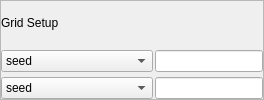
               <widget class="QFrame" name="plotting_frame">
                <property name="frameShape">
                 <enum>QFrame::StyledPanel</enum>
                </property>
                <property name="frameShadow">
                 <enum>QFrame::Raised</enum>
                </property>
                <layout class="QGridLayout" name="gridLayout_3">
                 <property name="leftMargin">
                  <number>0</number>
                 </property>
                 <property name="topMargin">
                  <number>0</number>
                 </property>
                 <property name="rightMargin">
                  <number>0</number>
                 </property>
                 <property name="bottomMargin">
                  <number>0</number>
                 </property>
                 <property name="horizontalSpacing">
                  <number>2</number>
                 </property>
                 <property name="verticalSpacing">
                  <number>5</number>
                 </property>
                 <item row="1" column="0">
                  <widget class="QLabel" name="label_71">
                   <property name="text">
                    <string>Grid Setup</string>
                   </property>
                  </widget>
                 </item>
                 <item row="3" column="0">
                  <widget class="QComboBox" name="plotY">
                   <item>
                    <property name="text">
                     <string>seed</string>
                    </property>
                   </item>
                   <item>
                    <property name="text">
                     <string>sampler</string>
                    </property>
                   </item>
                   <item>
                    <property name="text">
                     <string>steps</string>
                    </property>
                   </item>
                   <item>
                    <property name="text">
                     <string>scale</string>
                    </property>
                   </item>
                   <item>
                    <property name="text">
                     <string>ddim_eta</string>
                    </property>
                   </item>
                   <item>
                    <property name="text">
                     <string>strength</string>
                    </property>
                   </item>
                   <item>
                    <property name="text">
                     <string>mean_scale</string>
                    </property>
                   </item>
                   <item>
                    <property name="text">
                     <string>var_scale</string>
                    </property>
                   </item>
                   <item>
                    <property name="text">
                     <string>exposure_scale</string>
                    </property>
                   </item>
                   <item>
                    <property name="text">
                     <string>exposure_target</string>
                    </property>
                   </item>
                   <item>
                    <property name="text">
                     <string>colormatch_scale</string>
                    </property>
                   </item>
                   <item>
                    <property name="text">
                     <string>colormatch_image</string>
                    </property>
                   </item>
                   <item>
                    <property name="text">
                     <string>colormatch_n_colors</string>
                    </property>
                   </item>
                   <item>
                    <property name="text">
                     <string>ignore_sat_weight</string>
                    </property>
                   </item>
                   <item>
                    <property name="text">
                     <string>clip_scale</string>
                    </property>
                   </item>
                   <item>
                    <property name="text">
                     <string>aesthetics_scale</string>
                    </property>
                   </item>
                   <item>
                    <property name="text">
                     <string>cutn</string>
                    </property>
                   </item>
                   <item>
                    <property name="text">
                     <string>cut_pow</string>
                    </property>
                   </item>
                   <item>
                    <property name="text">
                     <string>init_mse_scale</string>
                    </property>
                   </item>
                   <item>
                    <property name="text">
                     <string>init_mse_image</string>
                    </property>
                   </item>
                   <item>
                    <property name="text">
                     <string>blue_scale</string>
                    </property>
                   </item>
                   <item>
                    <property name="text">
                     <string>gradient_wrt</string>
                    </property>
                   </item>
                   <item>
                    <property name="text">
                     <string>gradient_add_to</string>
                    </property>
                   </item>
                   <item>
                    <property name="text">
                     <string>decode_method</string>
                    </property>
                   </item>
                   <item>
                    <property name="text">
                     <string>grad_threshold_type</string>
                    </property>
                   </item>
                   <item>
                    <property name="text">
                     <string>clamp_grad_threshold</string>
                    </property>
                   </item>
                   <item>
                    <property name="text">
                     <string>clamp_start</string>
                    </property>
                   </item>
                   <item>
                    <property name="text">
                     <string>clamp_stop</string>
                    </property>
                   </item>
                   <item>
                    <property name="text">
                     <string>grad_inject_timing</string>
                    </property>
                   </item>
                   <item>
                    <property name="text">
                     <string>T</string>
                    </property>
                   </item>
                   <item>
                    <property name="text">
                     <string>lr</string>
                    </property>
                   </item>
                  </widget>
                 </item>
                 <item row="2" column="0">
                  <widget class="QComboBox" name="plotX">
                   <item>
                    <property name="text">
                     <string>seed</string>
                    </property>
                   </item>
                   <item>
                    <property name="text">
                     <string>sampler</string>
                    </property>
                   </item>
                   <item>
                    <property name="text">
                     <string>steps</string>
                    </property>
                   </item>
                   <item>
                    <property name="text">
                     <string>scale</string>
                    </property>
                   </item>
                   <item>
                    <property name="text">
                     <string>ddim_eta</string>
                    </property>
                   </item>
                   <item>
                    <property name="text">
                     <string>strength</string>
                    </property>
                   </item>
                   <item>
                    <property name="text">
                     <string>mean_scale</string>
                    </property>
                   </item>
                   <item>
                    <property name="text">
                     <string>var_scale</string>
                    </property>
                   </item>
                   <item>
                    <property name="text">
                     <string>exposure_scale</string>
                    </property>
                   </item>
                   <item>
                    <property name="text">
                     <string>exposure_target</string>
                    </property>
                   </item>
                   <item>
                    <property name="text">
                     <string>colormatch_scale</string>
                    </property>
                   </item>
                   <item>
                    <property name="text">
                     <string>colormatch_image</string>
                    </property>
                   </item>
                   <item>
                    <property name="text">
                     <string>colormatch_n_colors</string>
                    </property>
                   </item>
                   <item>
                    <property name="text">
                     <string>ignore_sat_weight</string>
                    </property>
                   </item>
                   <item>
                    <property name="text">
                     <string>clip_scale</string>
                    </property>
                   </item>
                   <item>
                    <property name="text">
                     <string>aesthetics_scale</string>
                    </property>
                   </item>
                   <item>
                    <property name="text">
                     <string>cutn</string>
                    </property>
                   </item>
                   <item>
                    <property name="text">
                     <string>cut_pow</string>
                    </property>
                   </item>
                   <item>
                    <property name="text">
                     <string>init_mse_scale</string>
                    </property>
                   </item>
                   <item>
                    <property name="text">
                     <string>init_mse_image</string>
                    </property>
                   </item>
                   <item>
                    <property name="text">
                     <string>blue_scale</string>
                    </property>
                   </item>
                   <item>
                    <property name="text">
                     <string>gradient_wrt</string>
                    </property>
                   </item>
                   <item>
                    <property name="text">
                     <string>gradient_add_to</string>
                    </property>
                   </item>
                   <item>
                    <property name="text">
                     <string>decode_method</string>
                    </property>
                   </item>
                   <item>
                    <property name="text">
                     <string>grad_threshold_type</string>
                    </property>
                   </item>
                   <item>
                    <property name="text">
                     <string>clamp_grad_threshold</string>
                    </property>
                   </item>
                   <item>
                    <property name="text">
                     <string>clamp_start</string>
                    </property>
                   </item>
                   <item>
                    <property name="text">
                     <string>clamp_stop</string>
                    </property>
                   </item>
                   <item>
                    <property name="text">
                     <string>grad_inject_timing</string>
                    </property>
                   </item>
                   <item>
                    <property name="text">
                     <string>T</string>
                    </property>
                   </item>
                   <item>
                    <property name="text">
                     <string>lr</string>
                    </property>
                   </item>
                  </widget>
                 </item>
                 <item row="3" column="1">
                  <widget class="QLineEdit" name="plotYLine"/>
                 </item>
                 <item row="2" column="1">
                  <widget class="QLineEdit" name="plotXLine"/>
                 </item>
                </layout>
               </widget>
